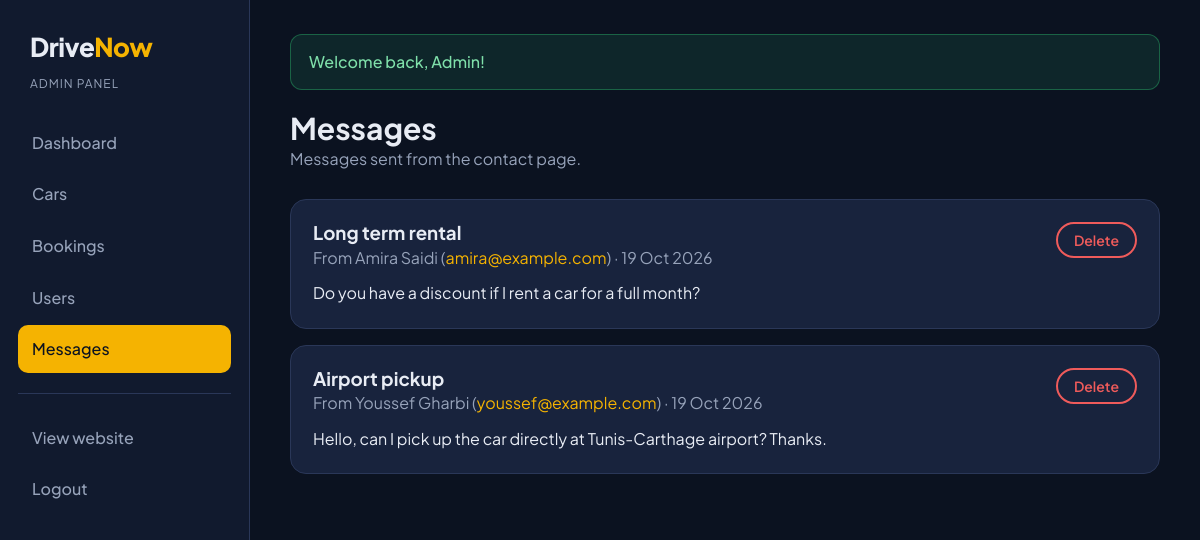
Page /admin/messages.php (signed in) on the committed database.
### tables this page shows
CREATE TABLE messages (
    id INT AUTO_INCREMENT PRIMARY KEY,
    name VARCHAR(100) NOT NULL,
    email VARCHAR(150) NOT NULL,
    subject VARCHAR(150) NOT NULL,
    message TEXT NOT NULL,
    created_at DATETIME DEFAULT CURRENT_TIMESTAMP
);

### admin/messages.php (the view, shortened to what this page needs)
<?php
require_once "../includes/db.php";
require_once "../includes/functions.php";
$messages = mysqli_query($conn, "SELECT * FROM messages ORDER BY created_at DESC, id DESC");
require_once "includes/admin-header.php";
?>
<div class="admin-top">
    <div>
        <h1>Messages</h1>
        <p class="muted">Messages sent from the contact page.</p>
    </div>
</div>
<?php while ($message = mysqli_fetch_assoc($messages)) { ?>
    <div class="message-item">
        <div class="message-item-head">
            <div>
                <h3><?php echo e($message['subject']); ?></h3>
                <p class="muted">
                    From <?php echo e($message['name']); ?>
                    (<a href="mailto:<?php echo e($message['email']); ?>"><?php echo e($message['email']); ?></a>)
                    &middot; <?php echo format_date($message['created_at']); ?>
                </p>
            </div>
            <form method="post">
                <button type="submit" class="btn btn-danger btn-small" data-confirm="Delete this message?">Delete</button>
            </form>
        </div>
        <p><?php echo nl2br(e($message['message'])); ?></p>
    </div>
<?php } ?>
<?php require_once "includes/admin-footer.php"; ?>

### css/style.css (style rules this page uses)
:root { --navy-900: #0b1220; --navy-800: #111a2e; --navy-700: #18233d; --navy-600: #23304f; --border: #2a3758; --text: #e8ecf4; --muted: #97a3ba; --accent: #f5b301; --accent-hover: #ffc629; --green: #2fbf71; --red: #ef5b5b; --blue: #4c8dff; --radius: 16px; }
* { margin: 0; padding: 0; box-sizing: border-box; }
body { font-family: 'Plus Jakarta Sans', Arial, sans-serif; background: var(--navy-900); color: var(--text); font-size: 16px; line-height: 1.6; }
a { color: var(--accent); text-decoration: none; }
h1, h2, h3, h4 { line-height: 1.2; font-weight: 700; }
.muted { color: var(--muted); }
.btn { display: inline-block; padding: 12px 24px; border-radius: 999px; border: 2px solid transparent; font-family: inherit; font-size: 15px; font-weight: 600; cursor: pointer; transition: 0.2s; text-align: center; }
.btn-danger { background: transparent; border-color: var(--red); color: var(--red); }
.btn-small { padding: 7px 16px; font-size: 14px; }
.admin-top { display: flex; justify-content: space-between; align-items: center; gap: 20px; flex-wrap: wrap; margin-bottom: 28px; }
.admin-top h1 { font-size: 30px; }
.message-item { background: var(--navy-700); border: 1px solid var(--border); border-radius: var(--radius); padding: 22px; margin-bottom: 16px; }
.message-item-head { display: flex; justify-content: space-between; gap: 16px; flex-wrap: wrap; margin-bottom: 10px; }

### rows in the picture
messages: subject "Long term rental", name "Amira Saidi", email "amira@example.com", created_at "19 Oct 2026", message "Do you have a discount if I rent a car for a full month?"
messages: subject "Airport pickup", name "Youssef Gharbi", email "youssef@example.com", created_at "19 Oct 2026", message "Hello, can I pick up the car directly at Tunis-Carthage airport? Thanks."

### other values in the picture
$label "Dashboard Cars Bookings Users Messages"
$_SESSION['message'] "Welcome back, Admin!"
